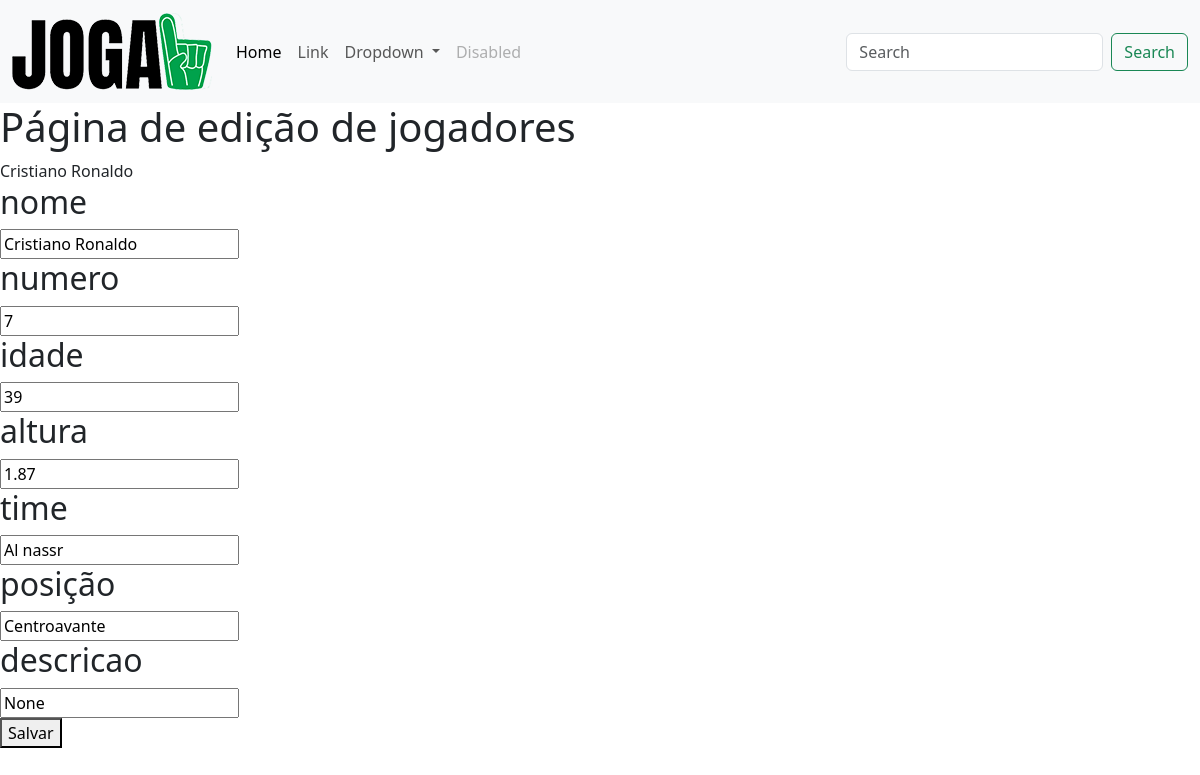
The app's page /editar/3 with its own data.
### jogadores/models.py (models this page shows, shortened)
class Jogadores(models.Model):
    nome = models.CharField(max_length=100)
    numero = models.IntegerField()
    idade = models.IntegerField()
    altura = models.DecimalField(max_digits=3, decimal_places=2)
    time = models.CharField(max_length=100)
    posicao = models.CharField(max_length=20)
    foto = models.ImageField(upload_to='foto_jogadores', null=True, blank=True)
    descricao = models.CharField(max_length=300, null=True, blank=True)

### jogadores/views.py (the view)
# urls.py: path('editar/<int:id>', editar, name='editar'),
def editar(request, id):
    jogador = Jogadores.objects.get(id=id)
    return render(request, "editar.html", {'jogador': jogador})

### templates/editar.html (shortened to what this page needs)
{% extends 'base.html' %}
{% load static %}
{% block content %}
    <h1>Página de edição de jogadores</h1>
    <form action="{% url 'update' jogador.id %}" method="post">
        {{jogador.nome}}
        <h2>nome</h2>
        <input type="text" name="nome" value="{{jogador.nome}}"><br>
        <h2>numero</h2>
        <input type="text" name="numero" value="{{ jogador.numero }}"><br>
        <h2>idade</h2>
        <input type="text" name="idade" value="{{ jogador.idade }}"><br>
        <h2>altura</h2>
        <input type="text" name="altura" value="{{ jogador.altura }}"><br>
        <h2>time</h2>
        <input type="text" name="time" value="{{ jogador.time }}"><br>
        <h2>posição</h2>
        <input type="text" name="posicao" value="{{ jogador.posicao }}"><br>
        <h2>descricao</h2>
        <input type="text" name="descricao" value="{{ jogador.descricao }}"><br>
        <button type="submit">Salvar</button>
    </form>
{% endblock %}

### records on screen
Jogadores: nome "Cristiano Ronaldo", numero "7", idade "39", altura "1.87", time "Al nassr", posicao "Centroavante", descricao "None"
